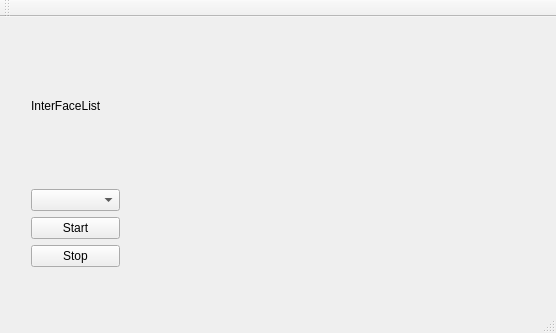
<?xml version="1.0" encoding="UTF-8"?>
<ui version="4.0">
 <class>MainWindow</class>
 <widget class="QMainWindow" name="MainWindow">
  <property name="geometry">
   <rect>
    <x>0</x>
    <y>0</y>
    <width>556</width>
    <height>333</height>
   </rect>
  </property>
  <property name="windowTitle">
   <string>MainWindow</string>
  </property>
  <widget class="QWidget" name="centralWidget">
   <widget class="QWidget" name="verticalLayoutWidget">
    <property name="geometry">
     <rect>
      <x>20</x>
      <y>0</y>
      <width>111</width>
      <height>261</height>
     </rect>
    </property>
    <layout class="QVBoxLayout" name="verticalLayout">
     <item>
      <widget class="QLabel" name="label">
       <property name="text">
        <string>InterFaceList</string>
       </property>
      </widget>
     </item>
     <item>
      <widget class="QComboBox" name="cmbBxINterFaceList"/>
     </item>
     <item>
      <widget class="QPushButton" name="pshBttnStart">
       <property name="text">
        <string>Start</string>
       </property>
      </widget>
     </item>
     <item>
      <widget class="QPushButton" name="pshBttnStop">
       <property name="text">
        <string>Stop</string>
       </property>
      </widget>
     </item>
    </layout>
   </widget>
   <widget class="QWidget" name="verticalLayoutWidget_2">
    <property name="geometry">
     <rect>
      <x>140</x>
      <y>0</y>
      <width>401</width>
      <height>241</height>
     </rect>
    </property>
    <layout class="QVBoxLayout" name="verticalLayout_2"/>
   </widget>
  </widget>
  <widget class="QMenuBar" name="menuBar">
   <property name="geometry">
    <rect>
     <x>0</x>
     <y>0</y>
     <width>556</width>
     <height>23</height>
    </rect>
   </property>
  </widget>
  <widget class="QToolBar" name="mainToolBar">
   <attribute name="toolBarArea">
    <enum>TopToolBarArea</enum>
   </attribute>
   <attribute name="toolBarBreak">
    <bool>false</bool>
   </attribute>
  </widget>
  <widget class="QStatusBar" name="statusBar"/>
 </widget>
 <layoutdefault spacing="6" margin="11"/>
 <resources/>
 <connections/>
</ui>
